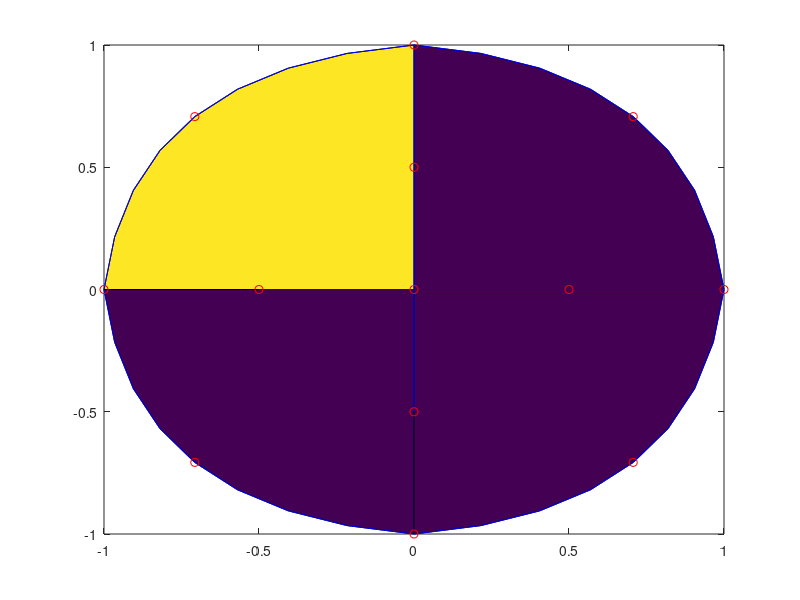

Recreate this plot in MATLAB.
clear all
close all
%---------------------------------------------------------------------------
%	Tarefa 63 : Representacao grafica de triangulos de 6-nos
%	com lados curvos atendendo a curvatura de cada lado
%       Autor: Prof. J. L. M. Fernandes
%---------------------------------------------------------------------------
x=[1 0.7071 0 -0.7071 -1 -0.7071 0 0.7071 0.5 0 -0.5 0 0]'
y=[0 0.7071 1 0.7071 0 -0.7071 -1 -0.7071 0 0.5 0 -0.5 0]'
tri6=[1 3 13 2 10 9; 13 3 5 10 4 11;5 7 13 6 12 11; 7 1 13 8 9 12]
u=1-x.^2-y.^2
%------------------------------------------------
%	testa a curvatura de cada um dos lados
%------------------------------------------------    
Nelt=size(tri6,1)
for i=1:Nelt
    no1=tri6(i,1)
    no2=tri6(i,2)
    no3=tri6(i,3)
    no4=tri6(i,4)
    no5=tri6(i,5)
    no6=tri6(i,6)
L=0
    % face 1: nos 1-4-2
%      teste de curvatura
    d2x = x(no1)+x(no2)-2*x(no4)
    d2y = y(no1)+y(no2)-2*y(no4)
    cmx = max(abs(d2x),abs(d2y))
if (cmx < 0.2)
        % face 1: nos 1-4-2
    L=L+1
    xx(L)=x(no1)
    yy(L)=y(no1)
    L=L+1
    xx(L)=x(no4)
    yy(L)=y(no4)
else
    csi=-1
    for j=1:8
    b(1)=0.5*csi*(csi-1)
    b(2)=1-csi*csi
    b(3)=0.5*csi*(csi+1)
    L=L+1
% face 1: nos 1-4-2
    xx(L)=b(1)*x(no1)+b(2)*x(no4)+b(3)*x(no2)
    yy(L)=b(1)*y(no1)+b(2)*y(no4)+b(3)*y(no2)
    csi=csi+0.25
    end
end
%   face 2: nos 2-5-3
%      teste de curvatura
    d2x = x(no3)+x(no2)-2*x(no5)
    d2y = y(no3)+y(no2)-2*y(no5)
    cmx = max(abs(d2x),abs(d2y))
if (cmx < 0.2)
%   face 2: nos 2-5-3
    L=L+1
    xx(L)=x(no2)
    yy(L)=y(no2)
    L=L+1
    xx(L)=x(no5)
    yy(L)=y(no5)
else    
    csi=-1
for j=1:8
    b(1)=0.5*csi*(csi-1)
    b(2)=1-csi*csi
    b(3)=0.5*csi*(csi+1)
    L=L+1
% face 2: nos 2-5-3
xx(L)=b(1)*x(no2)+b(2)*x(no5)+b(3)*x(no3)
yy(L)=b(1)*y(no2)+b(2)*y(no5)+b(3)*y(no3)
csi=csi+0.25
end
end
% face 3: nos 3-6-1
%      teste de curvatura
    d2x = x(no3)+x(no1)-2*x(no6)
    d2y = y(no3)+y(no1)-2*y(no6)
    cmx = max(abs(d2x),abs(d2y))
if (cmx < 0.2)
% face 3: nos 3-6-1
    L=L+1
    xx(L)=x(no3)
    yy(L)=y(no3)
    L=L+1
    xx(L)=x(no6)
    yy(L)=y(no6)
else
    csi=-1
for j=1:8
    b(1)=0.5*csi*(csi-1)
    b(2)=1-csi*csi
    b(3)=0.5*csi*(csi+1)
    L=L+1
% face 3: nos 3-6-1
xx(L)=b(1)*x(no3)+b(2)*x(no6)+b(3)*x(no1)
yy(L)=b(1)*y(no3)+b(2)*y(no6)+b(3)*y(no1)
csi=csi+0.25
end
end
uu=1-xx.^2-yy.^2

%fill3 (xx,yy,uu,uu);hold on   % para uma representacao 3D
fill (xx,yy,uu);hold on
plot(xx,yy,'b');
end
plot(x,y,'ro');